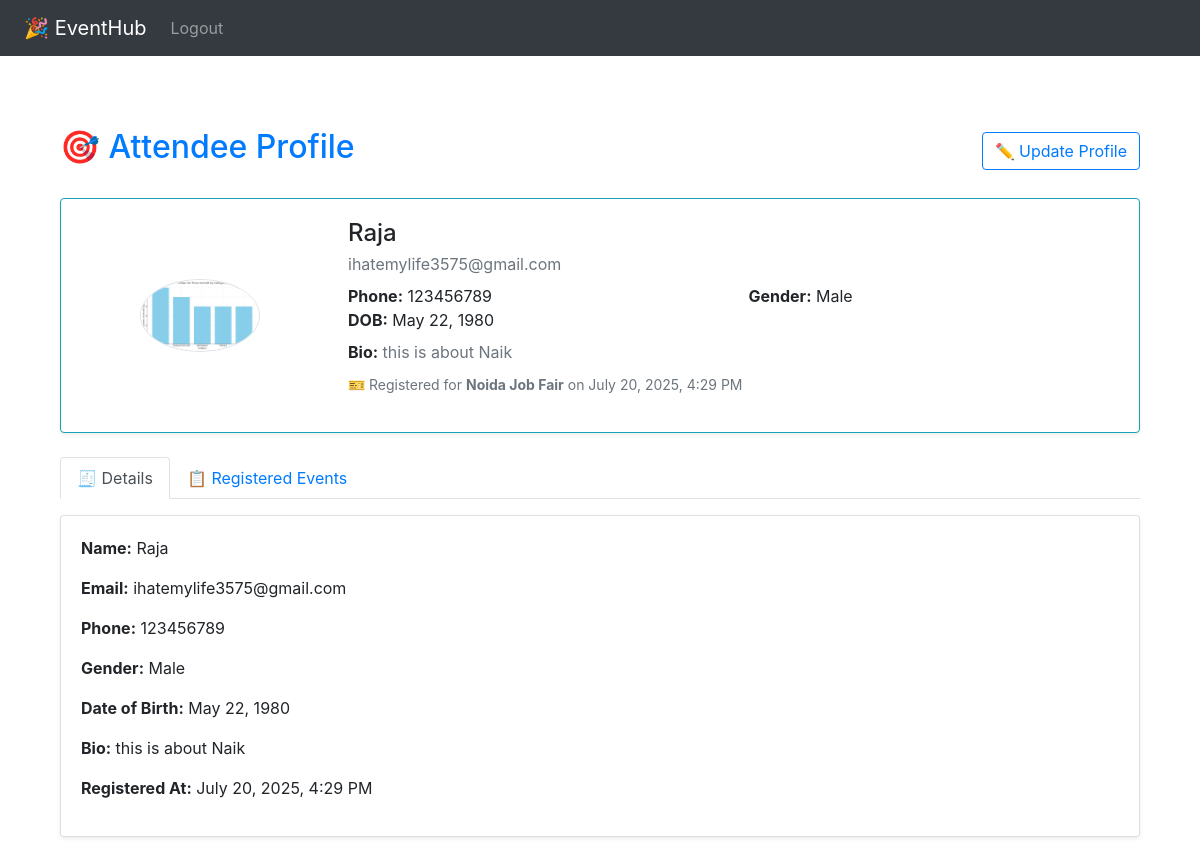
Screenshot of /profile/ (signed in) with the database file from the repository.
### eventapp/models.py (models this page shows, shortened)
class Attendee(models.Model):
    user = models.ForeignKey(User, on_delete=models.CASCADE, null=True, blank=True)
    name = models.CharField(max_length=100)
    email = models.EmailField()
    event = models.ForeignKey(Event, on_delete=models.CASCADE)
    registered_at = models.DateTimeField(auto_now_add=True,null=True)
    profile_photo = models.ImageField(upload_to='profiles/', null=True, blank=True)
    phone_number = models.CharField(max_length=15, blank=True)
    bio = models.TextField(blank=True)
    gender = models.CharField(max_length=10, choices=[('Male', 'Male'), ('Female', 'Female'), ('Other', 'Other')], blank=True)
    dob = models.DateField(null=True, blank=True)

class Event(models.Model):
    title = models.CharField(max_length=100)
    date = models.DateTimeField()
    description = models.TextField()
    max_capacity = models.PositiveIntegerField(null=True, blank=True)

### utils/decorators.py (the view)
        @login_required
        def wrapper(request, *args, **kwargs):
            if request.user.groups.filter(name=role).exists():
                return view_func(request, *args, **kwargs)
            messages.error(request, f"You need to be a {role} to access this page.")
            return redirect(redirect_url)

### eventapp/views.py (called while the page is built)
@role_required('Attendee')
def attendee_profile_view(request):
    attendee = Attendee.objects.filter(user=request.user).first()
    if not attendee:
        messages.warning(request, "Profile not found. Please register for an event to create your profile.")
        return redirect('event_list')
    else:
        form = AttendeeForm(instance=attendee)
    my_registrations = Attendee.objects.filter(user=request.user).select_related('event').order_by('-registered_at')
    return render(request, 'eventapp/attendee_profile.html', {
        'attendee': attendee,
        'my_registrations': my_registrations,
        'now': timezone.now(),
    })

### eventapp/templates/eventapp/attendee_profile.html (shortened to what this page needs)
{% extends 'base.html' %}
{% load static %}
{% block content %}
<div class="container py-5">
    <div class="d-flex justify-content-between align-items-center mb-4">
        <h2 class="text-primary">🎯 Attendee Profile</h2>
        <a href="#" class="btn btn-outline-primary">
            ✏️ Update Profile
        </a>
    </div>
    <div class="card mb-4 shadow-sm border-info">
        <div class="card-body">
            <div class="row align-items-center">
                <div class="col-md-3 text-center">
                    {% if attendee.profile_photo %}
                        <img src="{{ attendee.profile_photo.url }}" class="img-fluid rounded-circle border" style="width: 120px;" alt="Profile Photo">
                    {% else %}
                        <img src="{% static 'default_profile.png' %}" class="img-fluid rounded-circle border" style="width: 120px;" alt="Default">
                    {% endif %}
                </div>
                <div class="col-md-9">
                    <h4 class="mb-1">{{ attendee.name }}</h4>
                    <p class="text-muted mb-2">{{ attendee.email }}</p>
                    <div class="row">
                        {% if attendee.phone_number %}
                        <div class="col-md-6"><strong>Phone:</strong> {{ attendee.phone_number }}</div>
                        {% endif %}
                        {% if attendee.gender %}
                        <div class="col-md-6"><strong>Gender:</strong> {{ attendee.gender }}</div>
                        {% endif %}
                        {% if attendee.dob %}
                        <div class="col-md-6"><strong>DOB:</strong> {{ attendee.dob|date:"F j, Y" }}</div>
                        {% endif %}
                    </div>
                    {% if attendee.bio %}
                        <div class="mt-2"><strong>Bio:</strong> <span class="text-muted">{{ attendee.bio }}</span></div>
                    {% endif %}
                    <p class="text-muted mt-2">
                        <small>🎫 Registered for <strong>{{ attendee.event.title }}</strong> on {{ attendee.registered_at|date:"F j, Y, g:i A" }}</small>
                    </p>
                </div>
            </div>
        </div>
    </div>
    <ul class="nav nav-tabs mb-3" id="profileTabs" role="tablist">
        <li class="nav-item">
            <a class="nav-link active" id="details-tab" data-toggle="tab" href="#details" role="tab">🧾 Details</a>
        </li>
        <li class="nav-item">
            <a class="nav-link" id="events-tab" data-toggle="tab" href="#events" role="tab">📋 Registered Events</a>
        </li>
    </ul>
    <div class="tab-content" id="profileTabsContent">
        <div class="tab-pane fade show active" id="details" role="tabpanel">
            <div class="card shadow-sm mb-4">
                <div class="card-body">
                    <p><strong>Name:</strong> {{ attendee.name }}</p>
                    <p><strong>Email:</strong> {{ attendee.email }}</p>
                    {% if attendee.phone_number %}<p><strong>Phone:</strong> {{ attendee.phone_number }}</p>{% endif %}
                    {% if attendee.gender %}<p><strong>Gender:</strong> {{ attendee.gender }}</p>{% endif %}
                    {% if attendee.dob %}<p><strong>Date of Birth:</strong> {{ attendee.dob|date:"F j, Y" }}</p>{% endif %}
                    {% if attendee.bio %}<p><strong>Bio:</strong> {{ attendee.bio }}</p>{% endif %}
                    <p><strong>Registered At:</strong> {{ attendee.registered_at|date:"F j, Y, g:i A" }}</p>
                </div>
            </div>
        </div>
    </div>
</div>
{% endblock %}

### templates/base.html (shortened to what this page needs)
<!DOCTYPE html>
<html>
<head>
  <link rel="stylesheet" href="https://cdn.jsdelivr.net/npm/bootstrap@4.6.2/dist/css/bootstrap.min.css">
</head>
<body>
  {% include 'navbar.html' %}
  <div class="container mt-4">
    {% block content %}
    {% endblock %}
  </div>
</body>
</html>

### templates/navbar.html (shortened to what this page needs)
<nav class="navbar navbar-expand-lg navbar-dark bg-dark px-4">
  <a class="navbar-brand" href="{% url 'home' %}">🎉 EventHub</a>
  <div class="collapse navbar-collapse" id="navbarNav">
    <ul class="navbar-nav ms-auto">
      {% if user.is_authenticated %}
        <li class="nav-item">
          <a class="nav-link" href="{% url 'logout' %}">Logout</a>
        </li>
      {% endif %}
    </ul>
  </div>
</nav>

### rows the page displays
Attendee: profile_photo (picture), name "Raja", email "ihatemylife3575@gmail.com", phone_number "123456789", gender "Male", dob "May 22, 1980", bio "this is about Naik", event "Noida Job Fair", registered_at "July 20, 2025, 4:29 PM"
